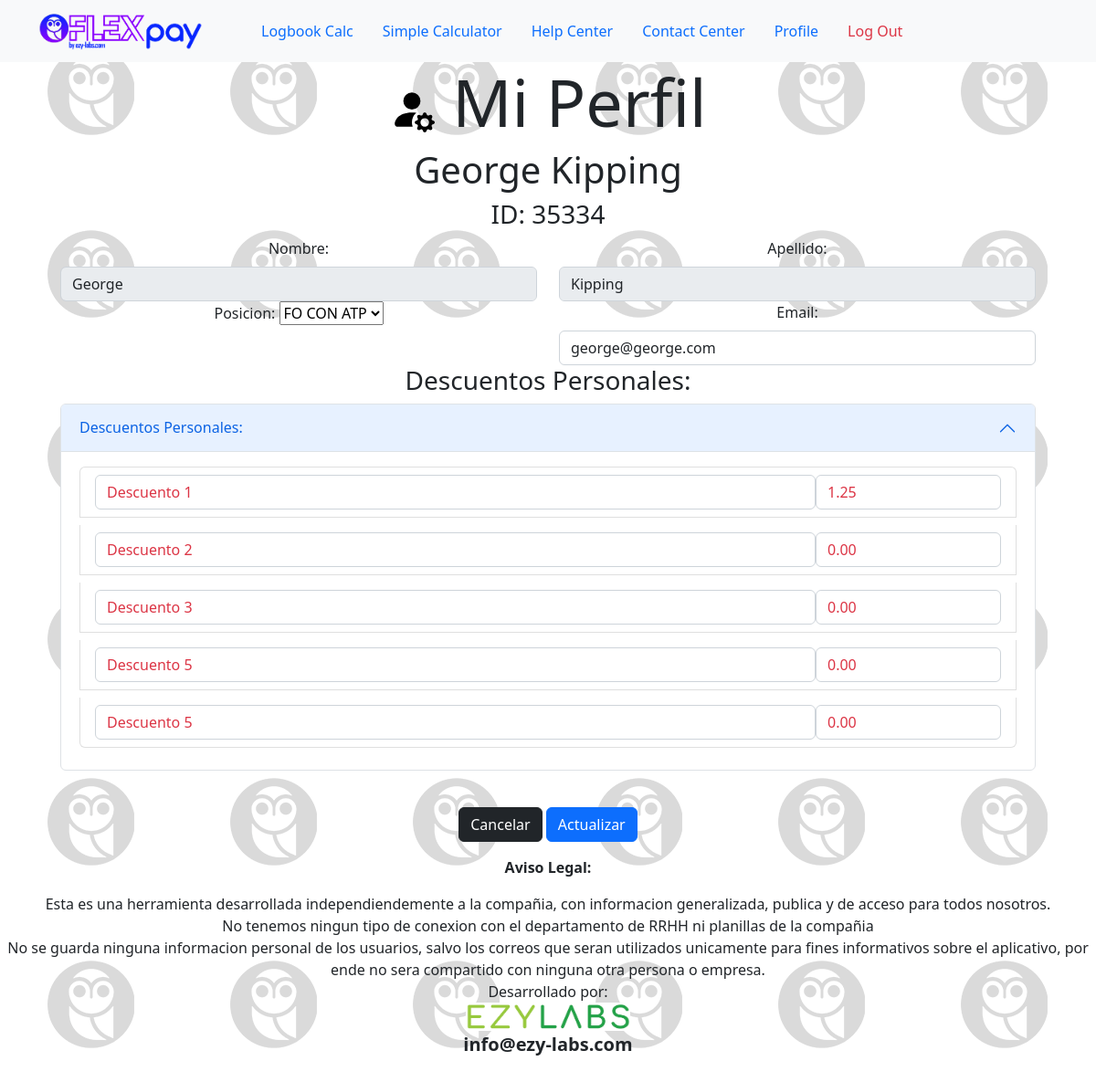
The app's page /flexpay/profile/7/ (signed in) with its own data.
### main/models.py (models this page shows, shortened)
class User(AbstractUser):
    cmp_id = models.CharField(unique=True, max_length=20, null=True)
    username = models.CharField(max_length=20)
    email = models.EmailField(null=True)
    position = models.ForeignKey(PilotRank,on_delete=models.CASCADE,max_length=20,null=True)
    custom_disc_1 = models.DecimalField(max_digits=7, decimal_places=2, default=0)
    custom_disc_1_name =models.CharField(max_length=250,default='Descuento 1')
    custom_disc_2 = models.DecimalField(max_digits=7, decimal_places=2, default=0)
    custom_disc_2_name =models.CharField(max_length=250,default='Descuento 2')
    custom_disc_3 = models.DecimalField(max_digits=7, decimal_places=2, default=0)
    custom_disc_3_name =models.CharField(max_length=250,default='Descuento 3')
    custom_disc_4 = models.DecimalField(max_digits=7, decimal_places=2, default=0)
    custom_disc_4_name =models.CharField(max_length=250,default='Descuento 5')
    custom_disc_5 = models.DecimalField(max_digits=7, decimal_places=2, default=0)
    custom_disc_5_name =models.CharField(max_length=250,default='Descuento 5')
    USERNAME_FIELD  =   'cmp_id'
    REQUIRED_FIELDS =   ['username']

### main/views.py (the view, shortened to what this page needs)
# urls.py: path('flexpay/profile/<str:pk>/', views.userprofile, name='profile'),
@login_required(login_url='login')
def userprofile(request,pk):
    user = request.user
    form = UpdateUserForm(instance=user)
    return render(request,'main/user_profile.html', {'form': form})

### main/models.py (called while the page is built)
    def __str__(self):
        return self.pilot_position

### main/templates/main/user_profile.html (shortened to what this page needs)
{% extends 'main.html' %}
{% block content %}
{% load static %}
<div class="container text-center">
    <form class="container gx-5 gy-5" action="" method="POST">
        <h2 class="display-2"><img src="{% static '/icons/user-profile.svg' %}" alt="Log-in" width="50" height="50"> Mi Perfil</h2>
        <div class=""><h1>{{user.first_name}} {{user.last_name}}</h1></div>
        <div class=""><h3>ID: {{user.cmp_id}}</h3></div>
        <div class="row">
            <div class="col-sm">
            <label class="form-label">Nombre:</label>
            {{ form.first_name }}
        </div>
        <div class="col-sm">
            <label class="form-label">Apellido:</label>
            {{ form.last_name }}
        </div>
    </div>
        <div class="row">
            <div class="col-sm">
                <label class="form-label">Posicion:</label>
                {{ form.position }}
            </div>
            <div class="col-sm">
                <label class="form-label">Email:</label>
                {{ form.email }}
            </div>
        </div>
        <div class="row text-center"><h3>Descuentos Personales:</h3></div>
        <div class="row">
            <div class="col-sm">
                <div class="accordion">
                    <div class="accordion-item">
                        <h2 class="accordion-header">
                            <button class="accordion-button" type="button" data-bs-toggle="collapse" data-bs-target="#collapseOne" aria-expanded="true" aria-controls="collapseOne">
                                Descuentos Personales:
                            </button>
                          </h2>
                          <div id="collapseOne" class="accordion-collapse collapse show" data-bs-parent="#accordionExample">
                            <div class="accordion-body">
                                <ul class="list-group">
                                    <li class="form-label text-danger list-group-item d-flex justify-content-between align-items-center">
                                    {{ form.custom_disc_1_name }}
                                    <span>{{ form.custom_disc_1 }}</span>
                                    </li>
                                    <li class="form-label text-danger list-group-item d-flex justify-content-between align-items-center">
                                    {{ form.custom_disc_2_name }}
                                    <span>{{ form.custom_disc_2 }}</span>
                                    </li>
                                    <li class="form-label text-danger list-group-item d-flex justify-content-between align-items-center">
                                    {{ form.custom_disc_3_name }}
                                    <span>{{ form.custom_disc_3 }}</span>
                                    </li>
                                    <li class="form-label text-danger list-group-item d-flex justify-content-between align-items-center">
                                    {{ form.custom_disc_4_name }}
                                    <span>{{ form.custom_disc_4 }}</span>
                                    </li>
                                    <li class="form-label text-danger list-group-item d-flex justify-content-between align-items-center">
                                    {{ form.custom_disc_5_name }}
                                    <span>{{ form.custom_disc_5 }}</span>
                                    </li>
                                </ul>
                            </div>
                          </div>
                    </div>
                </div>
            </div>
        </div>
    <div class="text-center my-3">
        <a href="/" class="btn btn-dark">Cancelar</a>
        <button class="btn btn-primary" type="submit">Actualizar</button>
    </div>
    </form>
</div>
{% endblock content %}

### records on screen
User: first_name "George", last_name "Kipping", cmp_id "35334", position "FO CON ATP", email "george@george.com", custom_disc_1_name "Descuento 1", custom_disc_1 "1.25", custom_disc_2_name "Descuento 2", custom_disc_2 "0.00", custom_disc_3_name "Descuento 3", custom_disc_3 "0.00", custom_disc_4_name "Descuento 5", custom_disc_4 "0.00", custom_disc_5_name "Descuento 5", custom_disc_5 "0.00"
